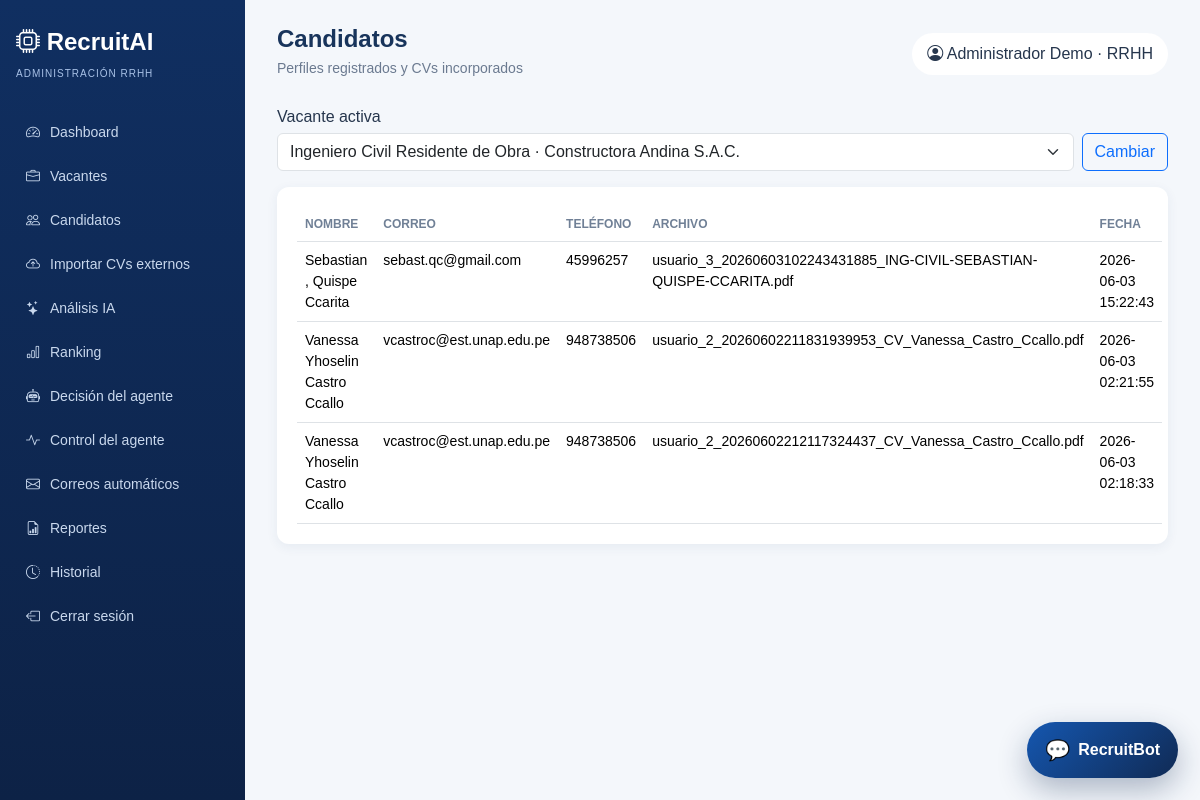
The app's page /candidatos (signed in) with its own data.
### tables this page shows
CREATE TABLE candidatos (
        id INTEGER PRIMARY KEY AUTOINCREMENT, nombre TEXT NOT NULL, correo TEXT, telefono TEXT,
        archivo TEXT, universidad TEXT, carrera TEXT, ciudad TEXT, fecha_creacion TEXT DEFAULT CURRENT_TIMESTAMP
    , usuario_id INTEGER, archivo_hash TEXT);

### app.py (the view)
@app.route("/admin/candidatos")
@app.route("/candidatos")
@role_required("admin")
def candidatos():
    return render_template("candidatos.html", candidatos=obtener_candidatos())

### app.py (called while the page is built)
def role_required(role):
    def decorator(view):
        @wraps(view)
        def wrapped(*args, **kwargs):
            if "usuario_id" not in session:
                return redirect(url_for("login"))
            if session.get("rol") != role:
                endpoint = "admin_dashboard" if session.get("rol") == "admin" else "candidate_dashboard"
                flash("No tienes permisos para acceder a esa sección.", "warning")
                return redirect(url_for(endpoint))
            return view(*args, **kwargs)
        return wrapped
    return decorator

def _vacante_actual():
    vacantes = obtener_vacantes(solo_activas=True) or obtener_vacantes()
    return vacantes[0] if vacantes else None

def _vacante_seleccionada():
    vacante_id = session.get("vacante_id")
    return obtener_vacante_por_id(vacante_id) or _vacante_actual()

@app.context_processor
def inject_csrf_token():
    def csrf_token():
        if "_csrf_token" not in session:
            session["_csrf_token"] = secrets.token_hex(24)
        return session["_csrf_token"]
    context = {"csrf_token": csrf_token}
    if session.get("rol") == "admin":
        context["nav_vacantes"] = obtener_vacantes()
        context["nav_vacante"] = _vacante_seleccionada()
    return context

@app.before_request
def csrf_protect():
    if request.method == "POST":
        expected = session.get("_csrf_token", "")
        payload = request.get_json(silent=True) or {}
        received = request.form.get("_csrf_token", "") or request.headers.get("X-CSRFToken", "") or payload.get("_csrf_token", "")
        if not expected or not hmac.compare_digest(expected, received):
            flash("La solicitud expiró o no es válida. Inténtalo nuevamente.", "warning")
            if request.is_json:
                return jsonify({"error": "csrf", "message": "Solicitud expirada o no valida."}), 400
            return redirect(request.referrer or url_for("landing"))

### modules/database.py (called while the page is built)
def _connection():
    DB_PATH.parent.mkdir(exist_ok=True)
    connection = sqlite3.connect(DB_PATH)
    connection.row_factory = sqlite3.Row
    connection.execute("PRAGMA foreign_keys = ON")
    return connection

def _rows(query, params=()):
    with _connection() as connection:
        return [dict(row) for row in connection.execute(query, params).fetchall()]

def obtener_vacantes(solo_activas=False):
    query = "SELECT * FROM vacantes"
    if solo_activas:
        query += " WHERE estado='Activa'"
    return _rows(query + " ORDER BY id DESC")

### templates/candidatos.html
{% extends 'base_admin.html' %}{% block heading %}Candidatos{% endblock %}{% block subheading %}Perfiles registrados y CVs incorporados{% endblock %}
{% block content %}<div class="panel"><table class="table"><thead><tr><th>Nombre</th><th>Correo</th><th>Teléfono</th><th>Archivo</th><th>Fecha</th></tr></thead><tbody>{% for item in candidatos %}<tr><td>{{item.nombre}}</td><td>{{item.correo or '-'}}</td><td>{{item.telefono or '-'}}</td><td>{{item.archivo or '-'}}</td><td>{{item.fecha_creacion}}</td></tr>{% endfor %}</tbody></table></div>{% endblock %}

### static/css/style.css (style rules this page uses)
:root { --blue:#1557b0;--navy:#102a54;--bg:#f4f7fb;--muted:#6b7a90 }
* { box-sizing:border-box }
body { background:var(--bg);color:#26364d;font-family:Arial,sans-serif }
.panel,.metric-card { background:white;border-radius:12px;box-shadow:0 3px 12px #26466d12;padding:20px }
.table { font-size:14px;margin-bottom:0 }
.table th { color:#708096;font-size:12px;text-transform:uppercase }

### records on screen
candidatos: nombre "Sebastian , Quispe Ccarita", correo "sebast.qc@gmail.com", telefono "45996257", archivo "usuario_3_20260603102243431885_ING-CIVIL-SEBASTIAN-QUISPE-CCARITA.pdf", fecha_creacion "2026-06-03 15:22:43"
candidatos: nombre "Vanessa Yhoselin Castro Ccallo", correo "vcastroc@est.unap.edu.pe", telefono "948738506", archivo "usuario_2_20260602211831939953_CV_Vanessa_Castro_Ccallo.pdf", fecha_creacion "2026-06-03 02:21:55"
candidatos: nombre "Vanessa Yhoselin Castro Ccallo", correo "vcastroc@est.unap.edu.pe", telefono "948738506", archivo "usuario_2_20260602212117324437_CV_Vanessa_Castro_Ccallo.pdf", fecha_creacion "2026-06-03 02:18:33"

### other values on screen
{{ label }} "Dashboard" "Vacantes" "Candidatos" "Importar CVs externos" "Análisis IA" "Ranking" "Decisión del agente" "Control del agente" "Correos automáticos" "Reportes" "Historial"
{{ session.usuario }} "Administrador Demo"
form field value "Ingeniero Civil Residente de Obra · Constructora Andina S.A.C."
